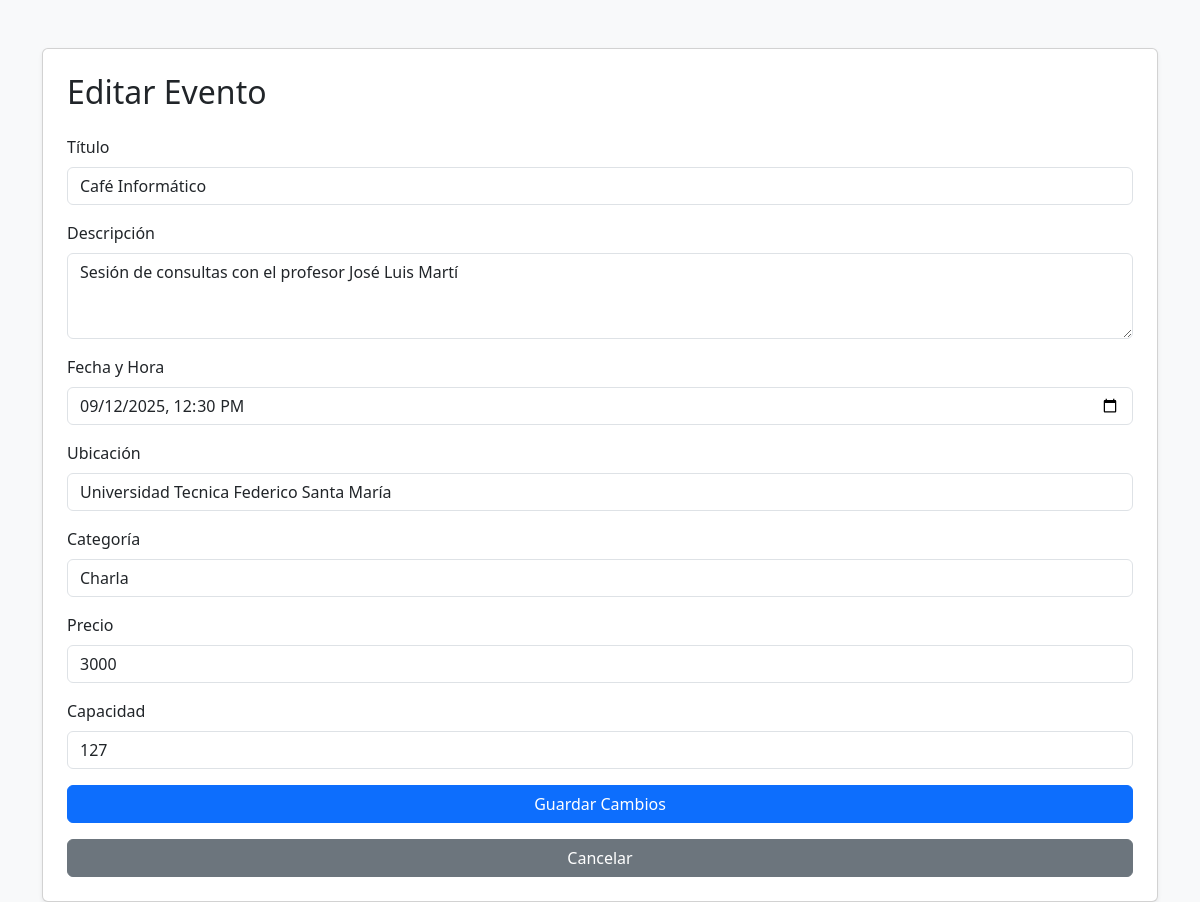
Screenshot of /event/3/edit (signed in) with the database file from the repository.
### models.py (models this page shows)
class Event(db.Model):
    id = db.Column(db.Integer, primary_key=True)
    title = db.Column(db.String(100), nullable=False)
    description = db.Column(db.Text, nullable=True)
    date = db.Column(db.DateTime, nullable=False, default=datetime.datetime.utcnow)
    location = db.Column(db.String(100), nullable=False)
    category = db.Column(db.String(50), nullable=False)
    price = db.Column(db.Integer, nullable=False)
    capacity = db.Column(db.Integer, nullable=False)
    user_id = db.Column(db.Integer, db.ForeignKey('user.id'), nullable=False)
    creator = db.relationship('User', backref=db.backref('events', lazy=True))

### routes.py (the view, shortened to what this page needs)
@app.route('/event/<int:event_id>/edit', methods=['GET', 'POST'])
@login_required
def edit_event(event_id):
    event = Event.query.get_or_404(event_id)
    return render_template('edit_event.html', event=event)

### routes.py (called while the page is built)
@login_manager.user_loader
def load_user(user_id):
    return User.query.get(int(user_id))

### templates/edit_event.html (shortened to what this page needs)
<!DOCTYPE html>
<html lang="en">
<head>
  <link href="https://cdn.jsdelivr.net/npm/bootstrap@5.3.3/dist/css/bootstrap.min.css" rel="stylesheet">
</head>
<body class="bg-light">
<div class="container mt-5">
  <div class="card shadow-sm p-4">
    <h2 class="mb-4">Editar Evento</h2>
    <form action="{{ url_for('edit_event', event_id=event.id) }}" method="post">
      <div class="mb-3">
        <label for="title" class="form-label">Título</label>
        <input type="text" class="form-control" id="title" name="title" value="{{ event.title }}" required>
      </div>
      <div class="mb-3">
        <label for="description" class="form-label">Descripción</label>
        <textarea class="form-control" id="description" name="description" rows="3" required>{{ event.description }}</textarea>
      </div>
      <div class="mb-3">
        <label for="date" class="form-label">Fecha y Hora</label>
        <input type="datetime-local" class="form-control" id="date" name="date"
               value="{{ event.date.strftime('%Y-%m-%dT%H:%M') }}" required>
      </div>
      <div class="mb-3">
        <label for="location" class="form-label">Ubicación</label>
        <input type="text" class="form-control" id="location" name="location" value="{{ event.location }}" required>
      </div>
      <div class="mb-3">
        <label for="category" class="form-label">Categoría</label>
        <input type="text" class="form-control" id="category" name="category" value="{{ event.category }}" required>
      </div>
      <div class="mb-3">
        <label for="price" class="form-label">Precio</label>
        <input type="number" class="form-control" id="price" name="price" value="{{ event.price }}" min="0" required>
      </div>
      <div class="mb-3">
        <label for="capacity" class="form-label">Capacidad</label>
        <input type="number" class="form-control" id="capacity" name="capacity" value="{{ event.capacity }}" min="1" required>
      </div>
      <button type="submit" class="btn btn-primary w-100">Guardar Cambios</button>
    </form>
    <a href="{{ url_for('home') }}" class="btn btn-secondary mt-3 w-100">Cancelar</a>
  </div>
</div>
</body>
</html>

### rows the page displays
Event: title "Café Informático", description "Sesión de consultas con el profesor José Luis Martí", date "09/12/2025 12:30", location "Universidad Tecnica Federico Santa María", category "Charla", price "3000", capacity "127"
